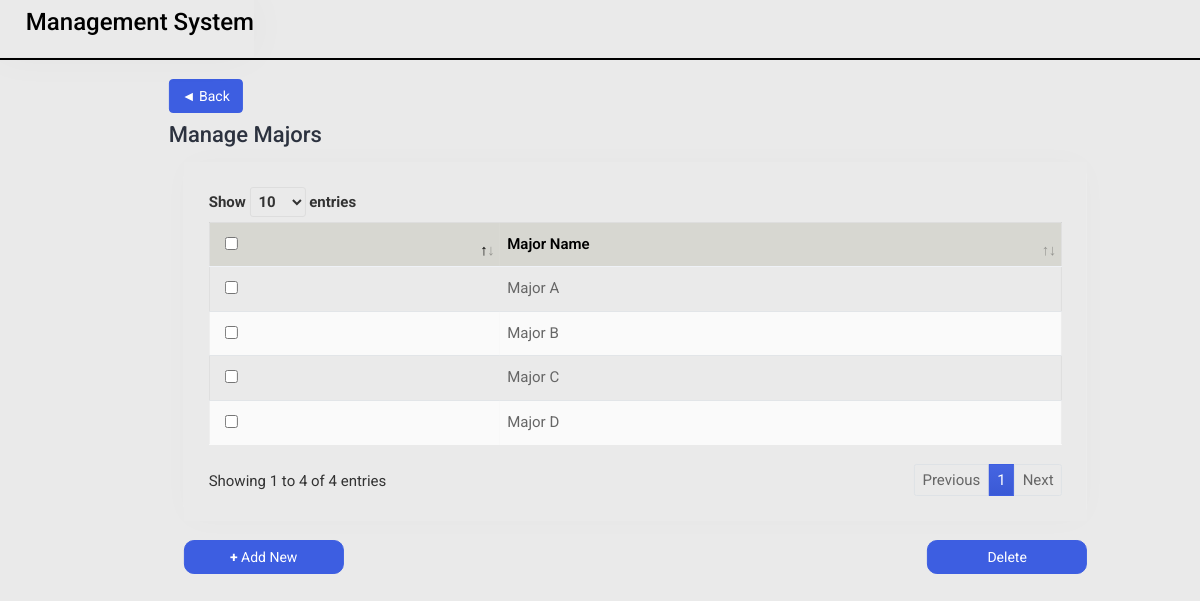
/manager-managemajors/ (signed in), run on the app's committed database.
### manager/models.py (models this page shows, shortened)
class Major(models.Model):
    name = models.CharField(max_length=50)

### manager/views.py (the view)
# urls.py: path('manager-managemajors/', views.manager_managemajors, name='manager-managemajors'),
@login_required
def manager_managemajors(request):
    major = Major.objects.all()
    context = {'major' : major}
    return render(request, 'manager_managemajors.html', context)

### manager/templates/manager_managemajors.html (shortened to what this page needs)
{% load static %}
<!DOCTYPE html>
<html lang="en">
<head>
    <link rel="stylesheet" href="{% static 'css/bootstrap.min.css' %}">
    <link rel="stylesheet" href="{% static 'plugins/datatables/datatables.min.css' %}">
    <link rel="stylesheet" href="{% static 'css/login_style.css' %}">
</head>
<body>
    <div class="main-wrapper">
        <div class="header">
            <div class="header-left">
                <h3>Management System</h3>
            </div>
        </div>
        <div class="page-wrapper">
            <div class="content container-fluid">
                <div class="row justify-content-center">
                    <div class="row">
                        <div class="col-sm-12">
                            <a href="{% url 'manager-main' %}" class="btn btn-primary mb-3">◄ Back</a>
                            <div class="page-sub-header">
                                <h3 class="page-title">Manage Majors</h3>
                            </div>
                        </div>
                    </div>
                </div>
                <div class="row">
                    <div class="col-sm-12">
                        <div class="card card-table comman-shadow">
                            <div class="card-body">
                                <div class="table-responsive">
                                    <table
                                        class="table border-0 star-student table-hover table-center mb-0 datatable table-striped">
                                        <thead class="student-thread">
                                            <tr>
                                                <th style="background: #d7d7d1;">
                                                    <div class="form-check check-tables">
                                                        <input class="form-check-input" type="checkbox"
                                                            value="something">
                                                    </div>
                                                </th>
                                                <th style="background: #d7d7d1;">Major Name</th>
                                            </tr>
                                        </thead>
                                        <tbody>
                                            {% for mjr in major %}
                                            <tr data-id="{{major.id}}">
                                                <td>
                                                    <div class="form-check check-tables">
                                                        <input class="form-check-input" type="checkbox"
                                                            name="selected-major[]" value="{{mjr.id}}">
                                                    </div>
                                                </td>
                                                <td>{{mjr.name}}</td>
                                            </tr>
                                            {% endfor %}
                                        </tbody>
                                    </table>
                                </div>
                            </div>
                        </div>
                    </div>
                </div>
                <div class="row">
                    <div class="col-8 col-sm-3">
                        <div class="student-submit">
                            <a type="submit" class="btn btn-primary" href="{% url 'manager-addmajors' %}"><b>+</b> Add
                                New</a>
                        </div>
                    </div>
                    <div class="col-8 col-sm-3">
                    </div>
                    <div class="col-8 col-sm-3">
                    </div>
                    <div class="col-8 col-sm-3">
                        <div class="student-submit" style="display: flex; justify-content: end;">
                            <button type="submit" class="btn btn-primary btn_delete" id="delete_btn">Delete</button>
                        </div>
                    </div>
                </div>
            </div>
        </div>
    </div>
</body>
</html>

### data on the page
Major: name "Major A"
Major: name "Major B"
Major: name "Major C"
Major: name "Major D"
